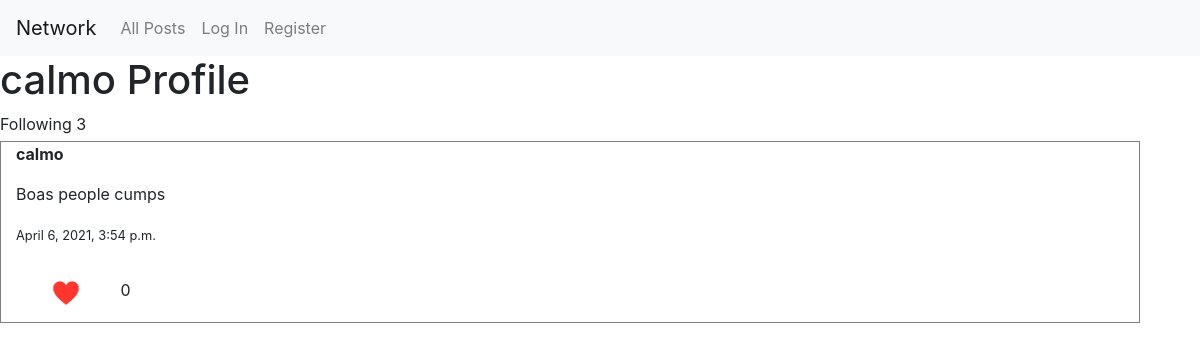
/profile/calmo, run on the app's committed database.
### network/models.py (models this page shows)
class User(AbstractUser):
    pass

class Post(models.Model):
    user = models.ForeignKey(settings.AUTH_USER_MODEL, on_delete=models.CASCADE)
    text = models.CharField(max_length= 300)
    created_at = models.DateTimeField(auto_now_add=True)
    likes = models.IntegerField(default = 0) # number of likes start at 0

### network/views.py (the view)
# urls.py: path("profile/<str:username>",views.profile,name = "profile")
def profile(request,username):
    user = User.objects.get(username = username)
    user_posts = Post.objects.filter(user = user)
    user_posts = user_posts.order_by('-created_at')
    profile_user = UserProfile.objects.get(user = user)
    following = profile_user.following
    return render(request, "network/profile.html",{
        "posts":user_posts,"username":username,"following":following.count()
    })

### network/templates/network/profile.html
{% extends "network/layout.html" %}
{%load static %}
{% block body %}
<h1>{{username}} Profile</h1>
Following {{following}}
{% for post in posts%}
  <div class="container"
        <p ><strong>{{post.user.username}}</strong> </p>
        <p >{{post.text}}</p>
        <p> <small>{{post.created_at}}</small></p>
        <img src="{% static 'network/small-heart-icon-0.jpg' %}" width="100" height="60">
        <div class="image">
          {{post.likes}}
        </div>
  </div>
{% endfor %}
{% endblock %}

### network/templates/network/layout.html (style rules this page uses)
.container { border-style: groove; float:left; border-width: 1px; border-color: grey; margin-top:5px; }
.image { display:inline-block; }

### data on the page
User: username "calmo"
Post: user.username "calmo", text "Boas people cumps", created_at "April 6, 2021, 3:54 p.m.", likes "0"

### other printed values
{{ following }} "3"
